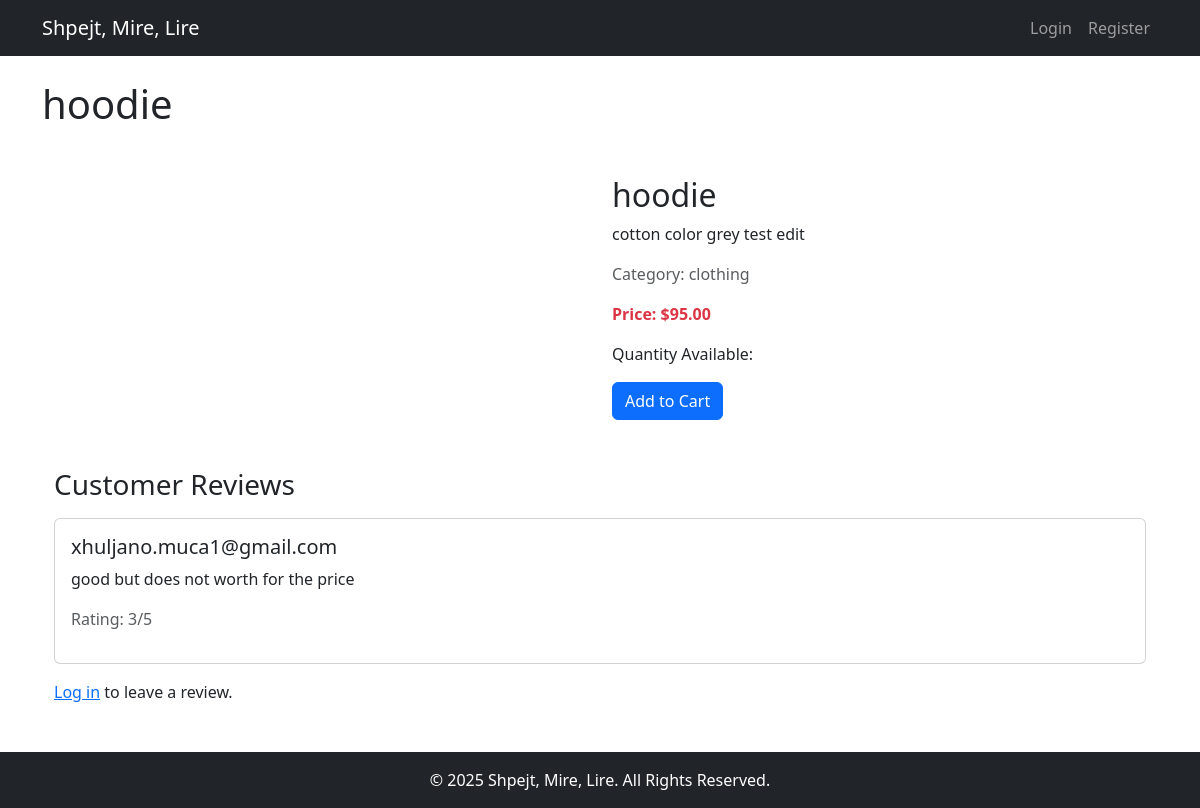
/product/1/, run on the app's committed database.
### myapp/models.py (models this page shows, shortened)
class Product(models.Model):
    name = models.CharField(max_length=255)
    description = models.TextField()
    price = models.DecimalField(max_digits=10, decimal_places=2)
    category = models.ForeignKey(Category, on_delete=models.CASCADE)
    seller = models.ForeignKey(User, on_delete=models.CASCADE)
    is_sold = models.BooleanField(default=False)

class Category(models.Model):
    CATEGORY_CHOICES = [
        ('real_estate', 'Real Estate'),
        ('cars', 'Cars'),
        ('tech', 'Tech Products'),
        ('furniture', 'Furniture'),
        ('clothing', 'Clothing'),
        ('sports', 'Sports'),
        ('books', 'Books'),
        ('toys', 'Toys'),
    ]
    name = models.CharField(max_length=255, choices=CATEGORY_CHOICES, unique=True)

class ProductReview(models.Model):
    user = models.ForeignKey(User, on_delete=models.CASCADE)
    product = models.ForeignKey(Product, on_delete=models.CASCADE)
    review = models.TextField()
    rating = models.IntegerField()

### myapp/views.py (the view)
# urls.py: path('product/<int:product_id>/', views.product_detail, name='product_detail'),
def product_detail(request, product_id):
    product = get_object_or_404(Product, id=product_id)
    reviews = ProductReview.objects.filter(product=product)
    if request.method == "POST":
        if not request.user.is_authenticated:
            return redirect('login')
        form = ReviewForm(request.POST)
        if form.is_valid():
            review = form.save(commit=False)
            review.product = product
            review.user = request.user
            review.save()
            messages.success(request, "Review submitted successfully!")
            return redirect('product_detail', product_id=product.id)
    else:
        form = ReviewForm()
    return render(request, 'product_detail.html', {
        'product': product,
        'reviews': reviews,
        'form': form,
    })

### myapp/templates/product_detail.html (shortened to what this page needs)
{% extends 'base.html' %}
{% block content %}
    <header>
        <h1>{{ product.name }}</h1>
    </header>
    <div class="container mt-5">
        <div class="row">
            <div class="col-md-6">
                <div id="productCarousel" class="carousel slide" data-bs-ride="carousel">
                    <button class="carousel-control-prev" type="button" data-bs-target="#productCarousel" data-bs-slide="prev">
                        <span class="carousel-control-prev-icon" aria-hidden="true"></span>
                    </button>
                    <button class="carousel-control-next" type="button" data-bs-target="#productCarousel" data-bs-slide="next">
                        <span class="carousel-control-next-icon" aria-hidden="true"></span>
                    </button>
                </div>
            </div>
            <div class="col-md-6">
                <h2>{{ product.name }}</h2>
                <p>{{ product.description }}</p>
                <p class="text-muted">Category: {{ product.category.name }}</p>
                <p class="fw-bold text-danger">Price: ${{ product.price }}</p>
                <p>Quantity Available: {{ product.quantity }}</p>
                <form method="post" action="{% url 'add_to_cart' product.id %}">
                    <button type="submit" class="btn btn-primary">Add to Cart</button>
                </form>
            </div>
        </div>
        <div class="mt-5">
            <h3>Customer Reviews</h3>
            {% if reviews %}
                {% for review in reviews %}
                    <div class="card my-3">
                        <div class="card-body">
                            <h5 class="card-title">{{ review.user.username }}</h5>
                            <p class="card-text">{{ review.review }}</p>
                            <p class="text-muted">Rating: {{ review.rating }}/5</p>
                        </div>
                    </div>
                {% endfor %}
            {% else %}
                <p>No reviews yet. Be the first to leave one!</p>
            {% endif %}
            {% if user.is_authenticated %}
                <div class="card mt-4">
                    <div class="card-body">
                        <h4>Leave a Review</h4>
                        <form method="post">
                            {% csrf_token %}
                            <div class="mb-3">
                                <label class="form-label">Your Review</label>
                                {{ form.review }}
                            </div>
                            <div class="mb-3">
                                <label class="form-label">Rating (1-5)</label>
                                {{ form.rating }}
                            </div>
                            <button type="submit" class="btn btn-success">Submit Review</button>
                        </form>
                    </div>
                </div>
            {% else %}
                <p><a href="{% url 'login' %}">Log in</a> to leave a review.</p>
            {% endif %}
        </div>
    </div>
{% endblock %}

### myapp/templates/base.html (style rules this page uses)
body { padding-top: 56px; }

### data on the page
Product: name "hoodie", description "cotton color grey test edit", category.name "clothing", price "95.00"
ProductReview: user.username "xhuljano.muca1@gmail.com", review "good but does not worth for the price", rating "3"
